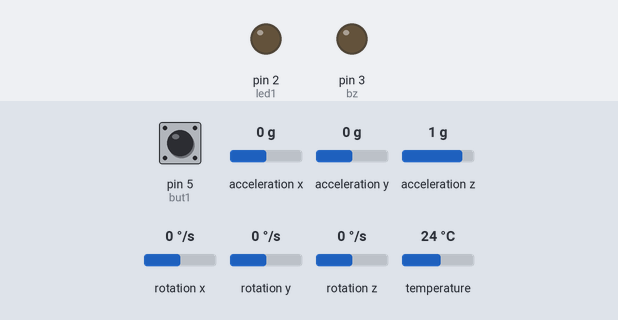
The sketch below on a simulated Arduino Leonardo, built with avr-gcc and run on an emulated ATmega32U4. Shown: output pins drawn as LEDs (lit = HIGH). Inputs (shaded band) come from the test bench; at power-on: pin 5 (but1) LOW, acceleration x 0 g, acceleration y 0 g, acceleration z 1 g, rotation x 0 °/s, rotation y 0 °/s, rotation z 0 °/s, temperature 24 °C. What the sketch prints to the serial monitor is not drawn.

Above: at 1.2 s.
1.3 s: pin 5 (but1) pulled HIGH for 1 s
At 2.5 s:
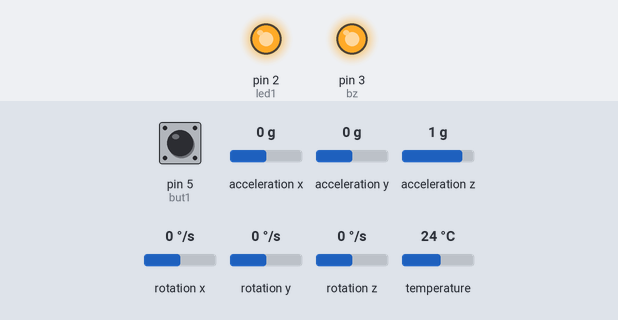
3.8 s: acceleration x set to -0.8 g
6.8 s: acceleration y set to -0.8 g
9.8 s: acceleration z set to 0.8 g
Timing chart, 0 to 12.8 s (numbered marks = the images above; inputs shaded):
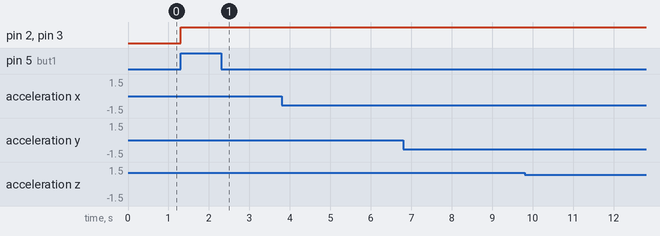

The sketch:

passalarm.ino
```cpp
#include <Adafruit_MPU6050.h>
#include <Adafruit_Sensor.h>
#include <SoftwareSerial.h>
#include <Wire.h>

unsigned long period = 1000; //ระยะเวลาที่ต้องการรอ
unsigned long last_time = 0; //ประกาศตัวแปรเป็น global เพื่อเก็บค่าไว้ไม่ให้ reset จากการวนloop
unsigned long check = 1000; //ระยะเวลารอReset
unsigned long reset_time = 0;


int but1 = 5;
int ad = 0;
int led1 = 2;
int rs = 0;
int buttonstate = 0;
int bz = 3;
int sta = 0;
int StatusAlert = 0;
Adafruit_MPU6050 mpu;

void setup() {
  Serial.begin(115200);
  pinMode(led1, OUTPUT);
  pinMode(bz, OUTPUT);
  pinMode(but1, INPUT);

  while (!Serial)
    delay(10); // will pause Zero, Leonardo, etc until serial console opens

  Serial.println("Adafruit MPU6050 test!");

  // Try to initialize!
  if (!mpu.begin()) {
    Serial.println("Failed to find MPU6050 chip");
    while (1) {
      delay(10);
    }
  }
  Serial.println("MPU6050 Found!");

  mpu.setAccelerometerRange(MPU6050_RANGE_8_G);
  Serial.print("Accelerometer range set to: ");
  switch (mpu.getAccelerometerRange()) {
    case MPU6050_RANGE_2_G:
      Serial.println("+-2G");
      break;
    case MPU6050_RANGE_4_G:
      Serial.println("+-4G");
      break;
    case MPU6050_RANGE_8_G:
      Serial.println("+-8G");
      break;
    case MPU6050_RANGE_16_G:
      Serial.println("+-16G");
      break;
  }
  mpu.setGyroRange(MPU6050_RANGE_500_DEG);
  Serial.print("Gyro range set to: ");
  switch (mpu.getGyroRange()) {
    case MPU6050_RANGE_250_DEG:
      Serial.println("+- 250 deg/s");
      break;
    case MPU6050_RANGE_500_DEG:
      Serial.println("+- 500 deg/s");
      break;
    case MPU6050_RANGE_1000_DEG:
      Serial.println("+- 1000 deg/s");
      break;
    case MPU6050_RANGE_2000_DEG:
      Serial.println("+- 2000 deg/s");
      break;
  }

  mpu.setFilterBandwidth(MPU6050_BAND_5_HZ);
  Serial.print("Filter bandwidth set to: ");
  switch (mpu.getFilterBandwidth()) {
    case MPU6050_BAND_260_HZ:
      Serial.println("260 Hz");
      break;
    case MPU6050_BAND_184_HZ:
      Serial.println("184 Hz");
      break;
    case MPU6050_BAND_94_HZ:
      Serial.println("94 Hz");
      break;
    case MPU6050_BAND_44_HZ:
      Serial.println("44 Hz");
      break;
    case MPU6050_BAND_21_HZ:
      Serial.println("21 Hz");
      break;
    case MPU6050_BAND_10_HZ:
      Serial.println("10 Hz");
      break;
    case MPU6050_BAND_5_HZ:
      Serial.println("5 Hz");
      break;
  }
}

void loop() {
  sensors_event_t a, g, temp;
  mpu.getEvent(&a, &g, &temp);
  float rttx = g.gyro.x;
  if (StatusAlert == false) {
    if ( millis() - last_time >= period) { // ทำงานทุก 1 วิ
      if (rttx >= -0.05 && rttx <= 0.03) { // เช็กหากว่า rttx อยู่ใน range ให้นับ 1
        ad++;
      }
      else { // หากมีการขยับตัวโดยที่ยังไม่ครบ 30 วิ ให้เคลียค่า
        ad = 0;
      }
//            Serial.println(rttx);
//            Serial.println(ad);
      last_time = millis(); //เซฟเวลาปัจจุบันไว้เพื่อรอจนกว่า millis() จะมากกว่าตัวมันเท่า period
    }
    if (ad >= 30) { // เมื่อนิ่งเกิน 30 วินาที ให้ Interrupt
      //function Interrupt
      StatusAlert = true;
//      Serial.println("Alert");
      digitalWrite(led1, HIGH);
      digitalWrite(bz, HIGH);
    }
  }

  if (digitalRead(but1) == 1) {
    if (StatusAlert == 0) {
      StatusAlert = 1;
      digitalWrite(led1, HIGH);
      digitalWrite(bz, HIGH);
//            Serial.println("Alert");
    }
    else {
      if ( millis() - reset_time >= check) {
        rs++;
        reset_time = millis();
//                Serial.println(rs);
      }
      if (rs >= 5) {
        StatusAlert = 0;
        ad = 0;
        digitalWrite(led1, LOW);
        digitalWrite(bz, LOW);
        Serial.println("Reset");
        rs = 0;
        delay(1000);
      }
    }
  }
  Serial.println(String(a.acceleration.x) + "," + String(a.acceleration.y) + "," +String(a.acceleration.z) + "|" + String(g.gyro.x) + "," + String(g.gyro.y) + "," + String(g.gyro.z)+ "|" + String(StatusAlert));
}
```

Measured:
- after the input at 1.3 s, pin 2 (led1), pin 3 (bz): LOW → HIGH at once
